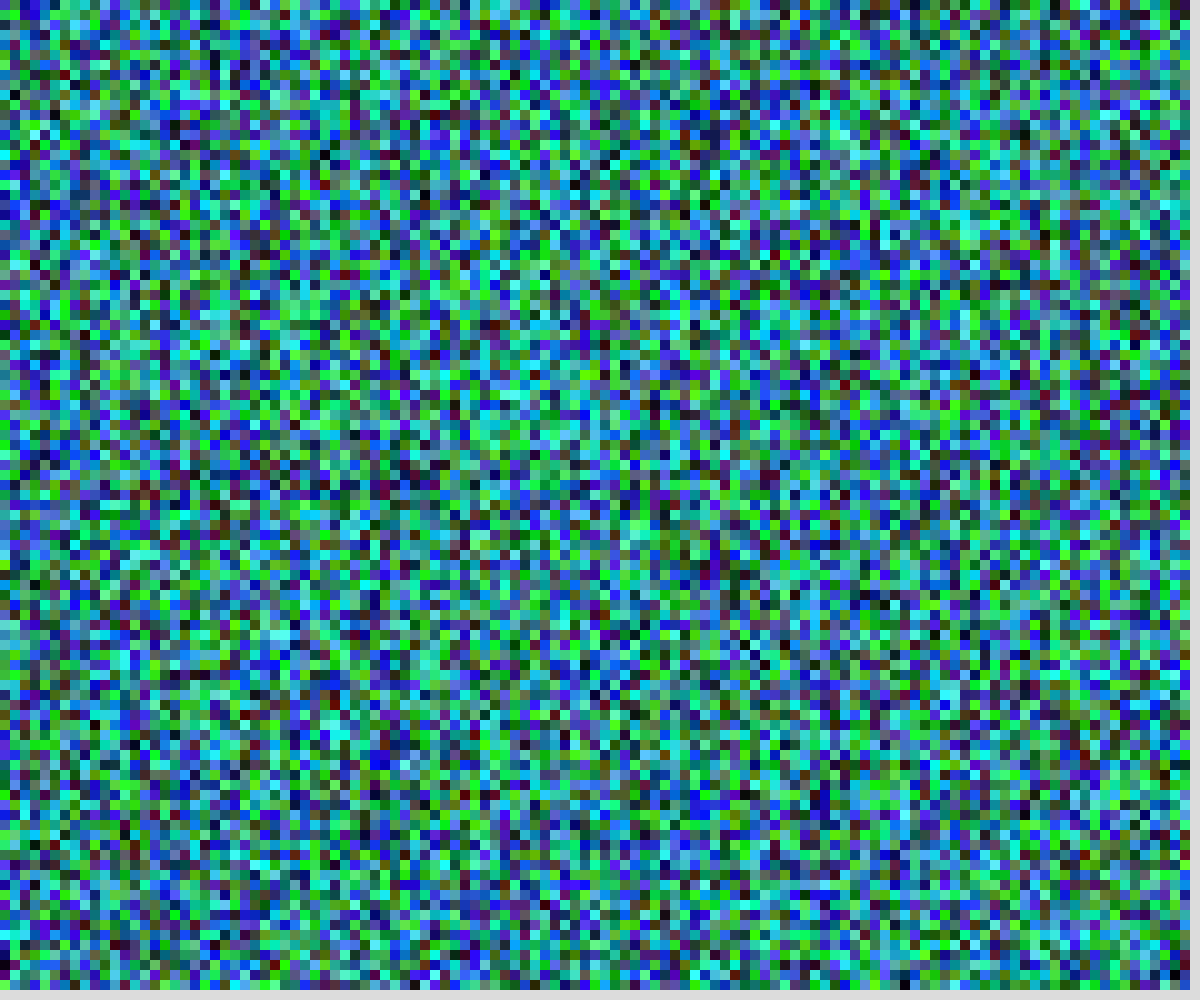
Frame 1 (no input)
Frame 60 (no input): identical to frame 1, image omitted
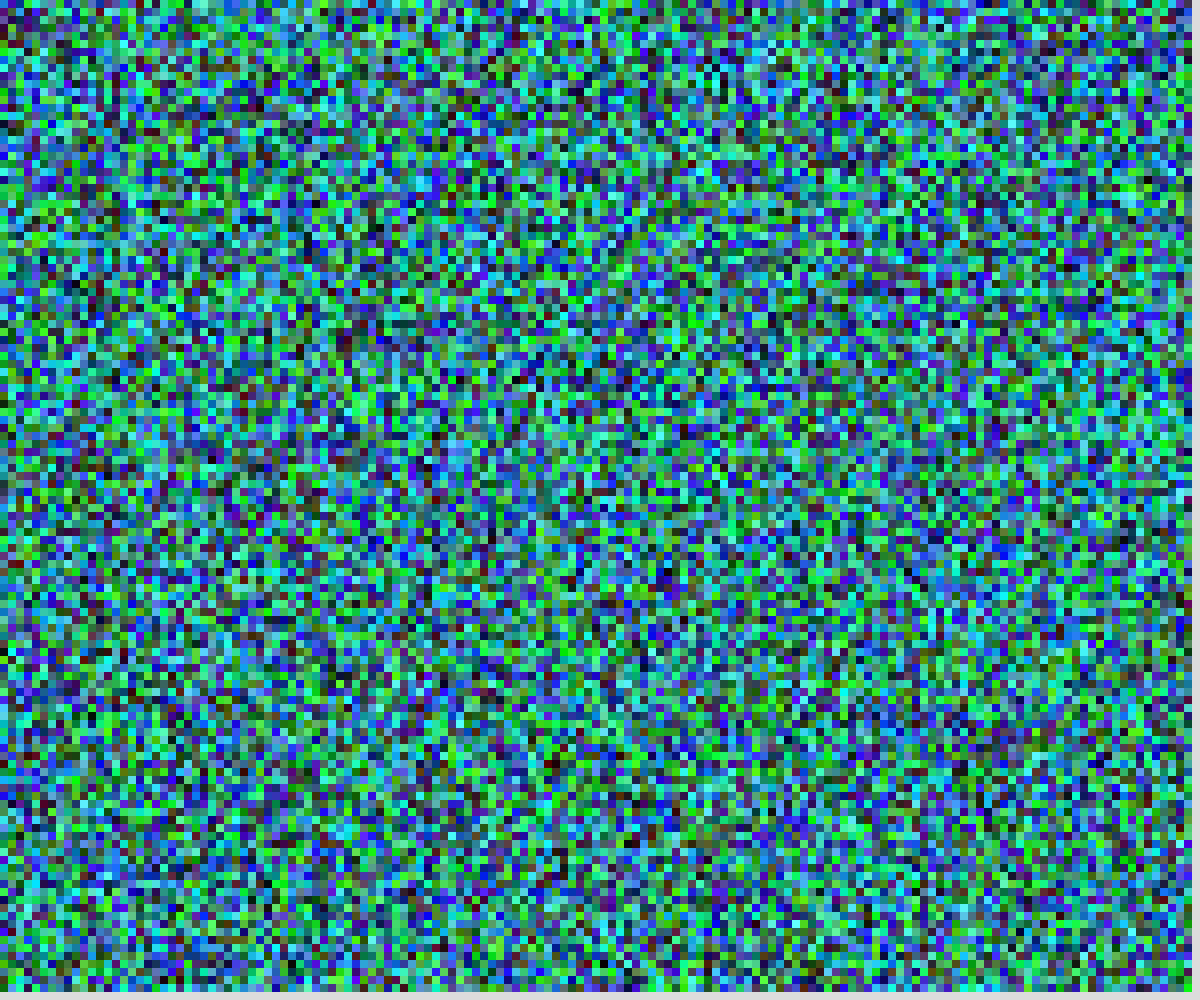
Frame 120 (the mouse pressed at the canvas centre since frame 60)

The p5.js sketch that drew these frames (run headless with seeded random() and noise() and a simulated clock; from frame 60 on, the mouse is pressed at the canvas centre):

// p5.js sketch
// ── sketch.js
// Multi-color Grid
// Om Iyer
// 28/9/2023
//
// Extra for Experts:
// - there is a slight theme (an ugly one) and the cells do not spill over
 
let _size = 10; //square cell size

function setup() {
  createCanvas(windowWidth, windowHeight);
  document.addEventListener("contextmenu", event => event.preventDefault());
  background(220);
  noStroke();
  drawGrid();//first grid draw
}

function draw() {
  //i have nothing to put here
}

function drawGrid(){
  background(220);
  for(let i = 0; i<width-_size; i+=_size){ //the width-_size makes it so that no cell spills over
    for(let j = 0; j<height-_size; j+=_size){
      fill(color(random(100),random(256),random(256))); //r values being random(100) makes the theme
      rect(i,j,_size,_size);
    }
  }
}

function mousePressed(){
  if(mouseButton===LEFT && _size-2>6)_size-=2;
  else if(mouseButton===RIGHT) _size+=2;
  drawGrid();
}

function keyPressed(){
  drawGrid(); //draws new grid
}
